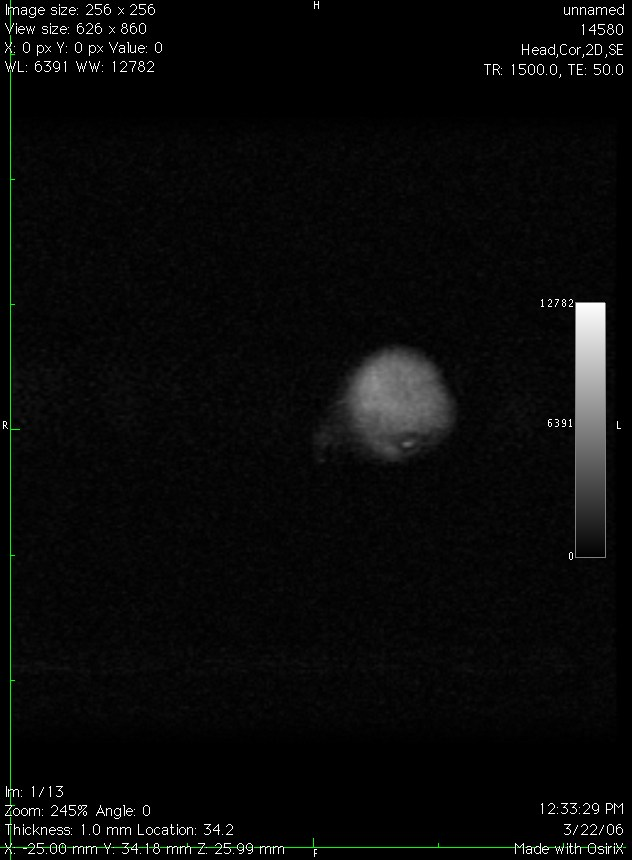
%> input picture Final/data_set_4/aaaa.jpg, 632 x 860 px; its folder holds only this picture in this run
$ octave final_without_unet.m   (GNU Octave 9; MATLAB toolbox functions it lacks are replaced by stand-ins)
%> lines starting %> are read from the running program, lines starting %| are printed output that depends on the picture
### Final/histNormal.m

function image = histNormal(image,min,max)
%> called with min = 20, max = 240
      k2 = double(image);
      k3 = (k2-min)./(max-min);
      k4 = k3.*255;
      k5=uint8(k4);
      image = k5;

      return
 end

### Final/isolateTumor.m
function [BW,maskedImage] = isolateTumor(X)
%segmentImage Segment image using auto-generated code from imageSegmenter app
%  [BW,MASKEDIMAGE] = segmentImage(X) segments image X using auto-generated
%  code from the imageSegmenter app. The final segmentation is returned in
%  BW, and a masked image is returned in MASKEDIMAGE.

% Auto-generated by imageSegmenter app on 16-Jun-2022
%----------------------------------------------------


% Threshold image - global threshold
BW = imbinarize(X);

% Close mask with disk
radius = 400;
decomposition = 0;
se = strel('disk', radius, decomposition);
BW = imclose(BW, se);
radius = 10;
se = strel('disk', radius, decomposition);
BW = imdilate(BW,se);

% Create masked image.
maskedImage = X;
maskedImage(~BW) = 0;
end

### Final/final_without_unet.m
% assign where images will be pulled from - manually cropped images
directory = dir("data_set_4/*.jpg");
  volume_dead = 0;
  volume_whole = 0;
 for i = 1:length(directory)
 % Pre-Processing (including beforehand cropping)
      image_path = strcat("data_set_4/",directory(i).name);
      img = rgb2gray(imread(image_path));
      newpath = strcat("1_5_grayscale/",directory(i).name);
      imwrite(img,newpath);
 % Processing
      % increases the contrast between cutoffs (pixel values: 20-240) -
      % anything below 20 -> 0 above 240 -> 255
      im1 = histNormal(img,20,240);
      % median filter - applied blur and reduces noise
      im2 = medfilt2(im1);
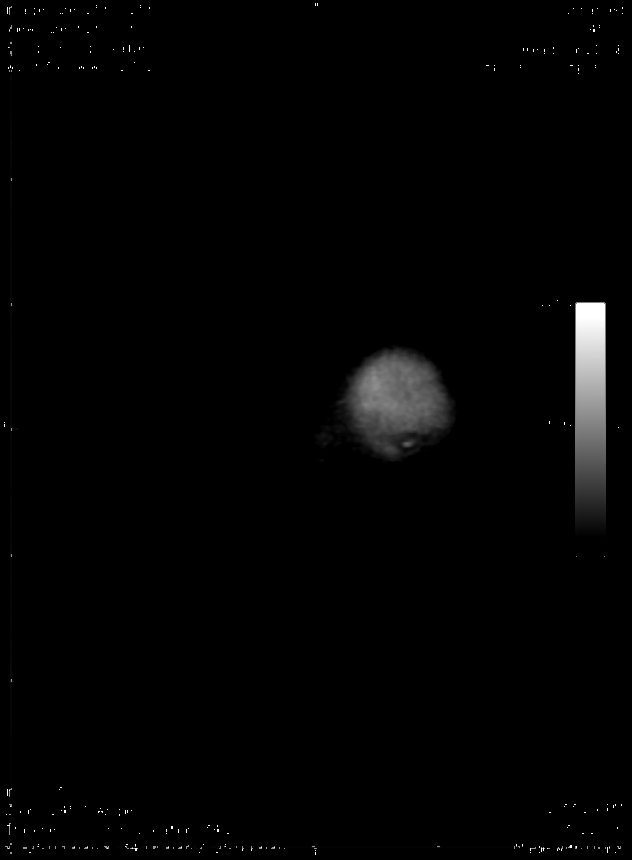
%> im2: size 860x632 uint8; min 0, max 255, mean 3.4
      % apply sobel edge.
      % creates binary mask of regions with extreme contrast
      edged = im2uint8(edge(im2,"sobel"));
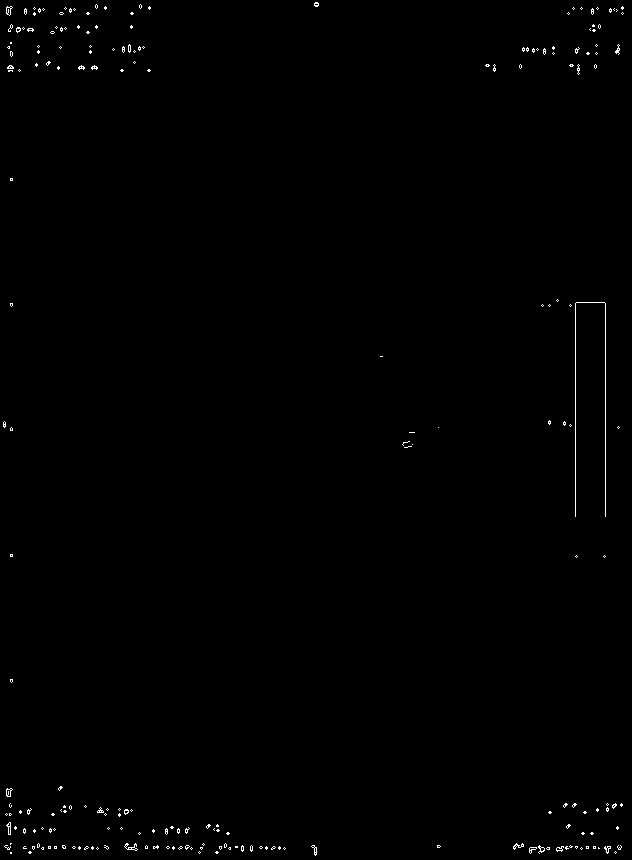
%> edged: size 860x632 uint8; 0.45% white in thin lines or dots
      % take binary values of binary mask and then apply morphological
      % closing to fill in the gaps between edges
      % creates general tumor region
      tumorMask = isolateTumor(edged);
%> in isolateTumor, `BW = imbinarize(X);`: BW: size 860x632 logical; 0.45% white in thin lines or dots
%> (the run ends here)
